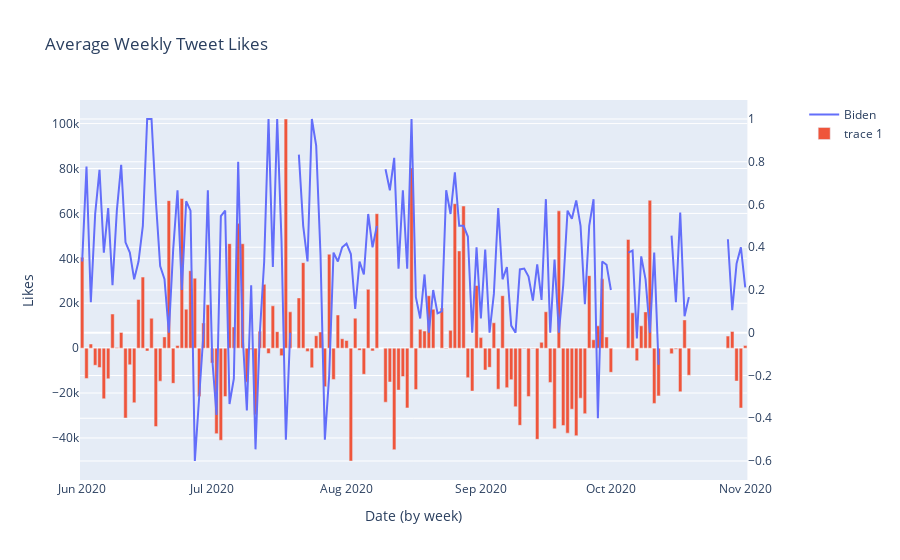

Notebook code for this chart:
### Code cell
trumpLikes = TrumpFinal[TrumpFinal.date > pd.to_datetime('2020-06-01',  infer_datetime_format=True)].groupby([pd.Grouper(key='date', freq='D')]).mean().reset_index()
bidenLikes = BidenFinal[BidenFinal.date > pd.to_datetime('2020-06-01',  infer_datetime_format=True)].groupby([pd.Grouper(key='date', freq='D')]).mean().reset_index()
trumpSent = TrumpFinal[TrumpFinal.date > pd.to_datetime('2020-06-01',  infer_datetime_format=True)].groupby([pd.Grouper(key='date', freq='D')]).mean().reset_index()
bidenSent = BidenFinal[BidenFinal.date > pd.to_datetime('2020-06-01',  infer_datetime_format=True)].groupby([pd.Grouper(key='date', freq='D')]).mean().reset_index()

trumpLikes['vars'] = trumpLikes.likes.values - np.median(trumpLikes.likes.dropna())
fig = make_subplots(specs=[[{"secondary_y": True}]])

fig.add_trace(go.Scatter(x=trumpSent.date, y=trumpSent.label,
                    mode='lines',
                    name='Biden'),
             secondary_y=True);

fig.add_trace(
        go.Bar(
            x=trumpLikes.date,
            y=trumpLikes.vars),
        secondary_y=False);

fig.update_layout(title='Average Weekly Tweet Likes',
                   xaxis_title='Date (by week)',
                   yaxis_title='Likes')

fig.show()

### Figure 1 — Plotly figure (JSON) as saved in the notebook; plotly's stock layout.template omitted (floating-point values rounded to 4 significant figures; data arrays with more than 128 entries replaced by an {"elided": "..."} marker saying what was removed)
{"data": [{"mode": "lines", "name": "Biden", "type": "scatter", "x": {"elided": "154 str values"}, "xaxis": "x", "y": {"elided": "154 float values"}, "yaxis": "y2"}, {"type": "bar", "x": {"elided": "154 str values"}, "xaxis": "x", "y": {"elided": "154 float values"}, "yaxis": "y"}], "layout": {"title": {"text": "Average Weekly Tweet Likes"}, "xaxis": {"anchor": "y", "domain": [0, 0.94], "title": {"text": "Date (by week)"}}, "yaxis": {"anchor": "x", "domain": [0, 1], "title": {"text": "Likes"}}, "yaxis2": {"anchor": "x", "overlaying": "y", "side": "right"}}}
